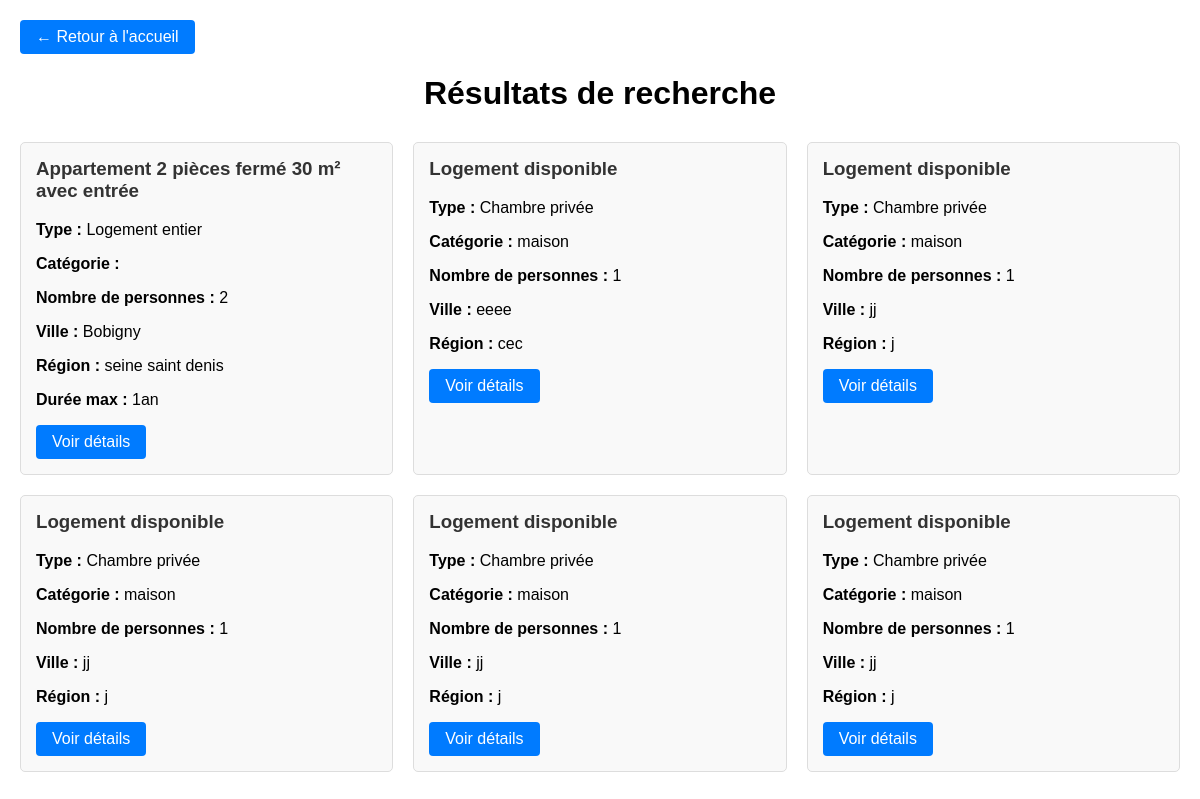
/annonce/searchPage/, run on the app's committed database.
### annonce/models.py (models this page shows)
class Annonce(models.Model):
    user = models.ForeignKey(
        settings.AUTH_USER_MODEL,
        null=True,
        on_delete=models.CASCADE,
        unique=False
    )
    class TypeHebergement(models.TextChoices):
        Appartemment = 'APPT', _('Appartemment')
        Maison = 'MAIS', _('Maison')
        Studio = 'STUD', _('Studio')
        Autre = 'OTHR', _('Autre')
    hebergement_choice = models.CharField(
        max_length=4,
        choices=TypeHebergement.choices,
        default=TypeHebergement.Appartemment,
        verbose_name="Type d'hébergement"
    )
    class TypeLocation(models.TextChoices):
        logement_entier = 'ENTR', _('Logement entier')
        chambre_privee = 'PRIV', _('Chambre privée')
        chambre_partagee = 'PART', _('Chambre partagée')
    type_location_choices = models.CharField(
        max_length=4,
        choices=TypeLocation.choices,
        default=TypeLocation.logement_entier,
        verbose_name="Location partielle ou totale"
    )
    categorie_logement = models.CharField(max_length=50, blank=True)
    titre_logement = models.CharField(max_length=50, blank=True)
    description = models.TextField(blank=True)
    nombre_personne = IntegerField(
        default=1,
        validators=[
            MaxValueValidator(20),
            MinValueValidator(1)
        ],
        blank=True
    )
    pieces_couchage = IntegerField(
        default=1,
        validators=[
            MaxValueValidator(10),
            MinValueValidator(1)
        ],
        blank=True
    )
    equipements = models.ManyToManyField(Equipements, blank=True)
    services = models.ManyToManyField(Services, blank=True)
    categorie_service = models.ManyToManyField(CategorieService, blank=True)
    charges = models.ManyToManyField(Charges, blank=True)
    dureeLocationMini = models.CharField(blank=True,null=True, max_length=50)
    dureeLocationMaxi = models.CharField(blank=True,null=True, max_length=50)
    loyer_tc = models.FloatField(max_length=50, blank=True, null=True)
    charges_loyer = models.FloatField(max_length=50, blank=True, null=True)
    reservation = models.OneToOneField(
        settings.AUTH_USER_MODEL,
        null=True,
        on_delete=models.CASCADE,
        unique=False,
        related_name = 'user_reserved'
    )
    reserved = models.BooleanField(default=False)
    address = models.OneToOneField(
        AdressAnnonce,
        on_delete=models.CASCADE,
        null=True,
    )

class AdressAnnonce(models.Model):
    rue = models.CharField(blank=True, max_length=20)
    voie = models.CharField(blank=True, max_length=35)
    ville = models.CharField(blank=True, max_length=20)
    region = models.CharField(blank=True, max_length=20)
    zipCode = models.CharField(blank=True, max_length=5)
    pays = models.CharField(blank=True, max_length=20)

### annonceMain/views.py (the view)
# urls.py: path('annonce/searchPage/', views.searchPage, name='search_annonce'),
def searchPage(request):
    myFilter = Annonce.objects.all()
    image = ImageLogement.objects.all()
    query_ville = request.GET.get('query_ville')
    query_location = request.GET.get('query_location')
    query_locataires = request.GET.get('query_locataires')
    if query_ville != '' and query_ville is not None:
        myFilter = myFilter.filter(address__ville__icontains=query_ville)
    if query_locataires != '' and query_locataires is not None:
        myFilter = myFilter.filter(nombre_personne=query_locataires)
    if query_location != '' and query_location is not None:
        myFilter = myFilter.filter(dureeLocationMaxi=query_location)
    if query_ville != '' and query_ville is not None and query_locataires != '' and query_locataires is not None:
        myFilter = myFilter.filter(address__ville__icontains=query_ville, nombre_personne=query_locataires)
    if query_ville != '' and query_ville is not None and query_locataires != '' and query_locataires is not None and \
            query_location != '' and query_location is not None:
        myFilter = myFilter.filter(address__ville__icontains=query_ville, nombre_personne=query_locataires,
                                   dureeLocationMaxi = query_location)
    context = {'annonces': myFilter, 'image':image}
    return render(request, 'annonce/search/search_page.html', context)

### templates/annonce/search/search_page.html (shortened to what this page needs)
<!DOCTYPE html>
<html lang="fr">
<head>
</head>
<body>
    <div class="back-link">
        <a href="/" class="btn">← Retour à l'accueil</a>
    </div>
    <div class="header">
        <h1>Résultats de recherche</h1>
    </div>
    {% if annonces %}
    <div class="results-grid">
        {% for annonce in annonces %}
        <div class="annonce-card">
            <h3>{{ annonce.titre_logement|default:"Logement disponible" }}</h3>
            <p><strong>Type :</strong> {{ annonce.get_type_location_choices_display }}</p>
            <p><strong>Catégorie :</strong> {{ annonce.categorie_logement }}</p>
            <p><strong>Nombre de personnes :</strong> {{ annonce.nombre_personne }}</p>
            {% if annonce.address %}
                <p><strong>Ville :</strong> {{ annonce.address.ville }}</p>
                <p><strong>Région :</strong> {{ annonce.address.region }}</p>
            {% endif %}
            {% if annonce.dureeLocationMaxi %}
                <p><strong>Durée max :</strong> {{ annonce.dureeLocationMaxi }}</p>
            {% endif %}
            <a href="/annonce/detail_annonce/{{ annonce.id }}" class="btn">Voir détails</a>
        </div>
        {% endfor %}
    </div>
    {% else %}
    <div class="no-results">
        <h2>Aucun résultat trouvé</h2>
        <p>Essayez de modifier vos critères de recherche.</p>
        <a href="/" class="btn">Nouvelle recherche</a>
    </div>
    {% endif %}
</body>
</html>

### templates/annonce/search/search_page.html (style rules this page uses)
body { font-family: Arial, sans-serif; margin: 0; padding: 20px; }
.header { text-align: center; margin-bottom: 30px; }
.back-link { margin-bottom: 20px; }
.results-grid { display: grid; grid-template-columns: repeat(auto-fit, minmax(300px, 1fr)); gap: 20px; }
.annonce-card { border: 1px solid #ddd; border-radius: 5px; padding: 15px; background: #f9f9f9; }
.annonce-card h3 { margin-top: 0; color: #333; }
.btn { display: inline-block; padding: 8px 16px; background-color: #007bff; color: white; text-decoration: none; border-radius: 4px; }

### data on the page
Annonce: titre_logement "Appartement 2 pièces fermé 30 m² avec entrée", type_location_choices "Logement entier", nombre_personne "2", address.ville "Bobigny", address.region "seine saint denis", dureeLocationMaxi "1an"
Annonce: titre_logement "Logement disponible", type_location_choices "Chambre privée", categorie_logement "maison", nombre_personne "1", address.ville "eeee", address.region "cec"
Annonce: titre_logement "Logement disponible", type_location_choices "Chambre privée", categorie_logement "maison", nombre_personne "1", address.ville "jj", address.region "j"
Annonce: titre_logement "Logement disponible", type_location_choices "Chambre privée", categorie_logement "maison", nombre_personne "1", address.ville "jj", address.region "j"
Annonce: titre_logement "Logement disponible", type_location_choices "Chambre privée", categorie_logement "maison", nombre_personne "1", address.ville "jj", address.region "j"
Annonce: titre_logement "Logement disponible", type_location_choices "Chambre privée", categorie_logement "maison", nombre_personne "1", address.ville "jj", address.region "j"
